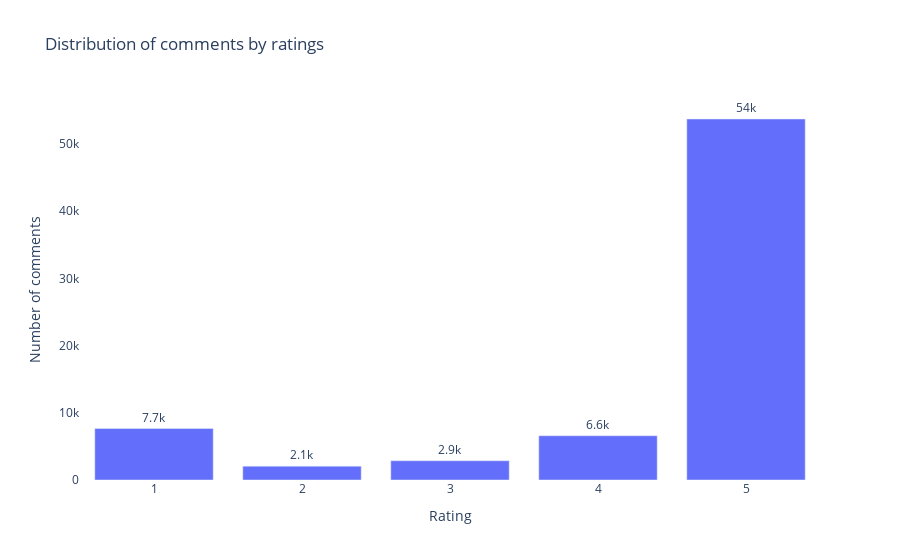

Source (notebook cell):
### Code cell
def show_comment_distri_by_stars(df):
    df = df.dropna()
    df["stars"] = df["stars"].str[6].astype(int)

    df_rating_distr = pd.DataFrame(df.stars.value_counts()) \
                        .reset_index() \
                        .rename(columns={"index": "stars", "stars":"nb_comments"}) \
                        .sort_values(by = 'stars')

    fig = px.bar(x = df_rating_distr['stars'],
                 y = df_rating_distr['nb_comments'],
                 text_auto = '.2s',
                 title="Distribution of comments by ratings",
                 labels={
                         "x": "Rating",
                         "y": "Number of comments"
                     },)
    fig.update_xaxes(type='category')
    fig.update_traces(textfont_size=12, textangle=0, textposition="outside")
    fig.update_layout(plot_bgcolor='white')
    fig.show()

show_comment_distri_by_stars(df)

### Figure 1 — Plotly figure (JSON) as saved in the notebook; plotly's stock layout.template omitted (floating-point values rounded to 4 significant figures)
{"data": [{"alignmentgroup": "True", "hovertemplate": "Rating=%{x}<br>Number of comments=%{y}<extra></extra>", "legendgroup": "", "marker": {"color": "#636efa", "pattern": {"shape": ""}}, "name": "", "offsetgroup": "", "orientation": "v", "showlegend": false, "textangle": 0, "textfont": {"size": 12}, "textposition": "outside", "texttemplate": "%{y:.2s}", "type": "bar", "x": [1, 2, 3, 4, 5], "xaxis": "x", "y": [7660, 2062, 2862, 6583, 53729], "yaxis": "y"}], "layout": {"barmode": "relative", "legend": {"tracegroupgap": 0}, "plot_bgcolor": "white", "title": {"text": "Distribution of comments by ratings"}, "xaxis": {"anchor": "y", "domain": [0, 1], "title": {"text": "Rating"}, "type": "category"}, "yaxis": {"anchor": "x", "domain": [0, 1], "title": {"text": "Number of comments"}}}}
